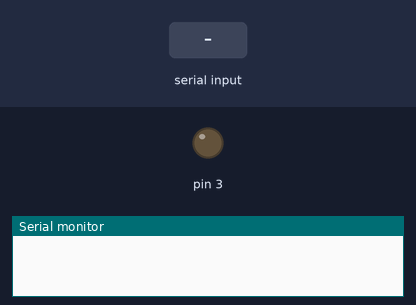
This sketch was run on a simulated Arduino Uno, built with avr-gcc and run on an emulated ATmega328P. Parts: output pins drawn as LEDs (lit = HIGH), the last lines printed to the serial monitor. Inputs (shaded band) come from the test bench.

Above: at 1.2 s.
1.3 s: "1" received over Serial
At 2.1 s:
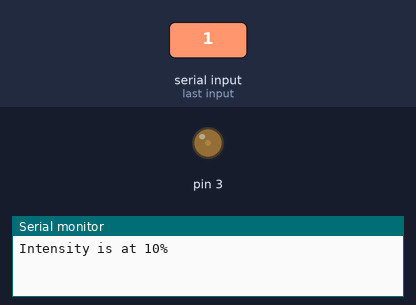
2.8 s: "3" received over Serial
At 3.2 s:
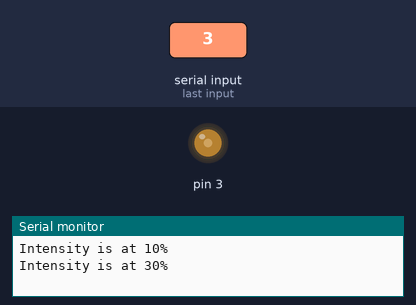
4.3 s: "5" received over Serial
At 5.5 s:
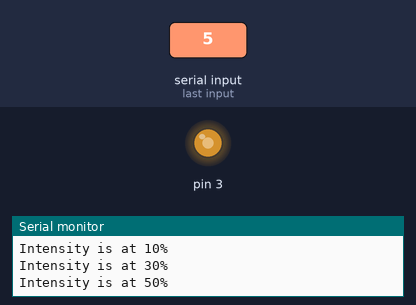
5.8 s: "7" received over Serial
At 6.7 s:
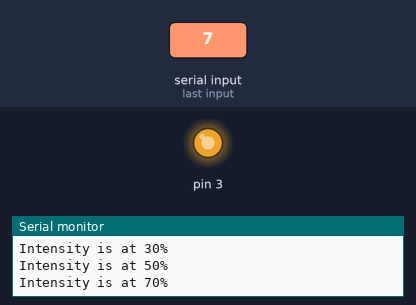
Timing chart, 0 to 8.3 s (numbered marks = the images above; inputs shaded):
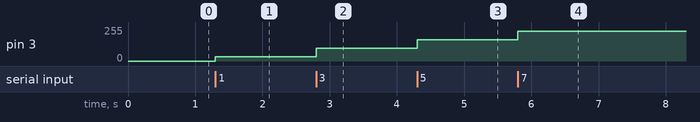

The sketch:

dimmer.ino
```cpp
/*
 * serial_motor_control.pde
 * -----------------
 * Controls the speed of a motor depending on what is received
 * through the serial port.
 *
 * http://spacetinkerer.blogspot.com
 */


int input = 0;

void setup() {
  // initialize the PWM pin #3 as an output.
  pinMode(3, OUTPUT);
  Serial.begin(9600);
}

void loop()
{
    input = Serial.read();
    if (input == '0')
    {
      analogWrite(3, 0);
      Serial.println("Speed is 0!");
    }
    if (input == '1')
    {
      analogWrite(3, 32);
      Serial.println("Intensity is at 10%");
    }
    if (input == '2')
    {
      analogWrite(3, 64);
      Serial.println("Intensity is at 20%");
    }
    if (input == '3')
    {
      analogWrite(3, 96);
      Serial.println("Intensity is at 30%");
    }
    if (input == '4')
    {
      analogWrite(3,128);
      Serial.println("Intensity is at 40%");
    }
    if (input == '5')
    {
      analogWrite(3,160);
      Serial.println("Intensity is at 50%");
    }
    if (input == '6')
    {
      analogWrite(3,192);
      Serial.println("Intensity is at 60%");
    }
    if (input == '7')
    {
      analogWrite(3,224);
      Serial.println("Intensity is at 70%");
    }
    if (input == '8')
    {
      analogWrite(3,255);
      Serial.println("Intensity is at 100%");
    }
}
```

Measured:
- after the input at 1.3 s, pin 3: 0/255 → 32/255 at once
- after the input at 2.8 s, pin 3: 32/255 → 96/255 at once
- after the input at 4.3 s, pin 3: 96/255 → 160/255 at once
- after the input at 5.8 s, pin 3: 160/255 → 224/255 at once
